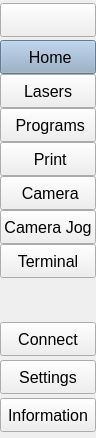
     <widget class="QCustomSlideMenu" name="leftMenuContainer" native="true">
      <property name="sizePolicy">
       <sizepolicy hsizetype="Fixed" vsizetype="Expanding">
        <horstretch>0</horstretch>
        <verstretch>0</verstretch>
       </sizepolicy>
      </property>
      <property name="maximumSize">
       <size>
        <width>45</width>
        <height>16777215</height>
       </size>
      </property>
      <layout class="QVBoxLayout" name="verticalLayout">
       <property name="spacing">
        <number>0</number>
       </property>
       <property name="leftMargin">
        <number>0</number>
       </property>
       <property name="topMargin">
        <number>0</number>
       </property>
       <property name="rightMargin">
        <number>0</number>
       </property>
       <property name="bottomMargin">
        <number>0</number>
       </property>
       <item>
        <widget class="QWidget" name="leftMenuSubContainer" native="true">
         <layout class="QVBoxLayout" name="verticalLayout_5">
          <property name="spacing">
           <number>0</number>
          </property>
          <property name="leftMargin">
           <number>0</number>
          </property>
          <property name="topMargin">
           <number>0</number>
          </property>
          <property name="rightMargin">
           <number>0</number>
          </property>
          <property name="bottomMargin">
           <number>0</number>
          </property>
          <item alignment="Qt::AlignmentFlag::AlignTop">
           <widget class="QFrame" name="topFrame">
            <property name="minimumSize">
             <size>
              <width>0</width>
              <height>40</height>
             </size>
            </property>
            <property name="frameShape">
             <enum>QFrame::Shape::NoFrame</enum>
            </property>
            <property name="frameShadow">
             <enum>QFrame::Shadow::Plain</enum>
            </property>
            <layout class="QVBoxLayout" name="verticalLayout_2" stretch="0">
             <property name="spacing">
              <number>0</number>
             </property>
             <property name="leftMargin">
              <number>0</number>
             </property>
             <property name="topMargin">
              <number>0</number>
             </property>
             <property name="rightMargin">
              <number>0</number>
             </property>
             <property name="bottomMargin">
              <number>0</number>
             </property>
             <item>
              <widget class="QPushButton" name="menuPushButton">
               <property name="minimumSize">
                <size>
                 <width>0</width>
                 <height>34</height>
                </size>
               </property>
               <property name="text">
                <string/>
               </property>
               <property name="icon">
                <iconset resource="resources.qrc">
                 <normaloff>:/icons/icons/align-justify.svg</normaloff>:/icons/icons/align-justify.svg</iconset>
               </property>
               <property name="iconSize">
                <size>
                 <width>24</width>
                 <height>24</height>
                </size>
               </property>
              </widget>
             </item>
            </layout>
           </widget>
          </item>
          <item alignment="Qt::AlignmentFlag::AlignTop">
           <widget class="QFrame" name="middleFrame">
            <property name="minimumSize">
             <size>
              <width>0</width>
              <height>120</height>
             </size>
            </property>
            <property name="frameShape">
             <enum>QFrame::Shape::NoFrame</enum>
            </property>
            <property name="frameShadow">
             <enum>QFrame::Shadow::Plain</enum>
            </property>
            <layout class="QVBoxLayout" name="verticalLayout_3">
             <property name="spacing">
              <number>0</number>
             </property>
             <property name="leftMargin">
              <number>0</number>
             </property>
             <property name="topMargin">
              <number>0</number>
             </property>
             <property name="rightMargin">
              <number>0</number>
             </property>
             <property name="bottomMargin">
              <number>0</number>
             </property>
             <item>
              <widget class="QPushButton" name="homePushButton">
               <property name="minimumSize">
                <size>
                 <width>0</width>
                 <height>34</height>
                </size>
               </property>
               <property name="font">
                <font>
                 <pointsize>12</pointsize>
                </font>
               </property>
               <property name="layoutDirection">
                <enum>Qt::LayoutDirection::LeftToRight</enum>
               </property>
               <property name="styleSheet">
                <string notr="true">background-color: rgb(144, 170, 197);</string>
               </property>
               <property name="text">
                <string> Home</string>
               </property>
               <property name="icon">
                <iconset resource="resources.qrc">
                 <normaloff>:/icons/icons/home.svg</normaloff>:/icons/icons/home.svg</iconset>
               </property>
               <property name="iconSize">
                <size>
                 <width>24</width>
                 <height>24</height>
                </size>
               </property>
              </widget>
             </item>
             <item>
              <widget class="QPushButton" name="laserPushButton">
               <property name="minimumSize">
                <size>
                 <width>0</width>
                 <height>34</height>
                </size>
               </property>
               <property name="font">
                <font>
                 <pointsize>12</pointsize>
                 <bold>false</bold>
                </font>
               </property>
               <property name="text">
                <string>Lasers</string>
               </property>
               <property name="icon">
                <iconset resource="resources.qrc">
                 <normaloff>:/icons/icons/loader.svg</normaloff>:/icons/icons/loader.svg</iconset>
               </property>
               <property name="iconSize">
                <size>
                 <width>24</width>
                 <height>24</height>
                </size>
               </property>
              </widget>
             </item>
             <item>
              <widget class="QPushButton" name="programsPushButton">
               <property name="minimumSize">
                <size>
                 <width>0</width>
                 <height>34</height>
                </size>
               </property>
               <property name="font">
                <font>
                 <pointsize>12</pointsize>
                </font>
               </property>
               <property name="text">
                <string> Programs</string>
               </property>
               <property name="icon">
                <iconset resource="resources.qrc">
                 <normaloff>:/icons/icons/list.svg</normaloff>:/icons/icons/list.svg</iconset>
               </property>
               <property name="iconSize">
                <size>
                 <width>24</width>
                 <height>24</height>
                </size>
               </property>
              </widget>
             </item>
             <item>
              <widget class="QPushButton" name="printPushButton">
               <property name="minimumSize">
                <size>
                 <width>0</width>
                 <height>34</height>
                </size>
               </property>
               <property name="font">
                <font>
                 <pointsize>12</pointsize>
                </font>
               </property>
               <property name="text">
                <string> Print</string>
               </property>
               <property name="icon">
                <iconset resource="resources.qrc">
                 <normaloff>:/icons/icons/printer.svg</normaloff>:/icons/icons/printer.svg</iconset>
               </property>
               <property name="iconSize">
                <size>
                 <width>24</width>
                 <height>24</height>
                </size>
               </property>
              </widget>
             </item>
             <item>
              <widget class="QPushButton" name="cameraPushButton">
               <property name="minimumSize">
                <size>
                 <width>0</width>
                 <height>34</height>
                </size>
               </property>
               <property name="font">
                <font>
                 <pointsize>12</pointsize>
                </font>
               </property>
               <property name="text">
                <string> Camera</string>
               </property>
               <property name="icon">
                <iconset resource="resources.qrc">
                 <normaloff>:/icons/icons/camera.svg</normaloff>:/icons/icons/camera.svg</iconset>
               </property>
               <property name="iconSize">
                <size>
                 <width>24</width>
                 <height>24</height>
                </size>
               </property>
              </widget>
             </item>
             <item>
              <widget class="QPushButton" name="cameraonoffoffsetPushButton">
               <property name="minimumSize">
                <size>
                 <width>0</width>
                 <height>34</height>
                </size>
               </property>
               <property name="font">
                <font>
                 <pointsize>12</pointsize>
                </font>
               </property>
               <property name="text">
                <string>Camera Jog</string>
               </property>
               <property name="icon">
                <iconset resource="resources.qrc">
                 <normaloff>:/icons/icons/eye.svg</normaloff>:/icons/icons/eye.svg</iconset>
               </property>
               <property name="iconSize">
                <size>
                 <width>24</width>
                 <height>24</height>
                </size>
               </property>
              </widget>
             </item>
             <item>
              <widget class="QPushButton" name="terminalPushButton">
               <property name="minimumSize">
                <size>
                 <width>0</width>
                 <height>34</height>
                </size>
               </property>
               <property name="font">
                <font>
                 <pointsize>12</pointsize>
                </font>
               </property>
               <property name="text">
                <string>Terminal</string>
               </property>
               <property name="icon">
                <iconset resource="resources.qrc">
                 <normaloff>:/icons/icons/monitor.svg</normaloff>:/icons/icons/monitor.svg</iconset>
               </property>
               <property name="iconSize">
                <size>
                 <width>24</width>
                 <height>24</height>
                </size>
               </property>
              </widget>
             </item>
            </layout>
           </widget>
          </item>
          <item>
           <spacer name="verticalSpacer">
            <property name="orientation">
             <enum>Qt::Orientation::Vertical</enum>
            </property>
            <property name="sizeHint" stdset="0">
             <size>
              <width>20</width>
              <height>40</height>
             </size>
            </property>
           </spacer>
          </item>
          <item alignment="Qt::AlignmentFlag::AlignBottom">
           <widget class="QFrame" name="bottomFrame">
            <property name="minimumSize">
             <size>
              <width>0</width>
              <height>120</height>
             </size>
            </property>
            <property name="frameShape">
             <enum>QFrame::Shape::NoFrame</enum>
            </property>
            <property name="frameShadow">
             <enum>QFrame::Shadow::Plain</enum>
            </property>
            <layout class="QVBoxLayout" name="verticalLayout_4">
             <property name="spacing">
              <number>0</number>
             </property>
             <property name="leftMargin">
              <number>0</number>
             </property>
             <property name="topMargin">
              <number>0</number>
             </property>
             <property name="rightMargin">
              <number>0</number>
             </property>
             <property name="bottomMargin">
              <number>0</number>
             </property>
             <item>
              <widget class="QPushButton" name="comPushButton">
               <property name="minimumSize">
                <size>
                 <width>0</width>
                 <height>34</height>
                </size>
               </property>
               <property name="font">
                <font>
                 <pointsize>12</pointsize>
                </font>
               </property>
               <property name="text">
                <string>Connect</string>
               </property>
               <property name="icon">
                <iconset resource="resources.qrc">
                 <normaloff>:/icons/icons/link.svg</normaloff>:/icons/icons/link.svg</iconset>
               </property>
               <property name="iconSize">
                <size>
                 <width>24</width>
                 <height>24</height>
                </size>
               </property>
              </widget>
             </item>
             <item>
              <widget class="QPushButton" name="settingsPushButton">
               <property name="minimumSize">
                <size>
                 <width>0</width>
                 <height>34</height>
                </size>
               </property>
               <property name="font">
                <font>
                 <pointsize>12</pointsize>
                </font>
               </property>
               <property name="text">
                <string>Settings</string>
               </property>
               <property name="icon">
                <iconset resource="resources.qrc">
                 <normaloff>:/icons/icons/settings.svg</normaloff>:/icons/icons/settings.svg</iconset>
               </property>
               <property name="iconSize">
                <size>
                 <width>24</width>
                 <height>24</height>
                </size>
               </property>
              </widget>
             </item>
             <item>
              <widget class="QPushButton" name="infoPushButton">
               <property name="minimumSize">
                <size>
                 <width>0</width>
                 <height>34</height>
                </size>
               </property>
               <property name="font">
                <font>
                 <pointsize>12</pointsize>
                </font>
               </property>
               <property name="text">
                <string>Information</string>
               </property>
               <property name="icon">
                <iconset resource="resources.qrc">
                 <normaloff>:/icons/icons/info.svg</normaloff>:/icons/icons/info.svg</iconset>
               </property>
               <property name="iconSize">
                <size>
                 <width>24</width>
                 <height>24</height>
                </size>
               </property>
              </widget>
             </item>
            </layout>
           </widget>
          </item>
         </layout>
        </widget>
       </item>
      </layout>
     </widget>
